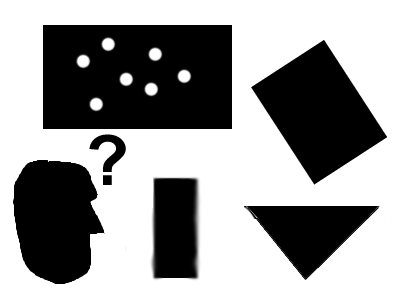
#> input picture Atividade 3/pic1.png, 400 x 300 px, given in place of the camera
$ python draw_circles_video.py
#> lines starting #> are read from the running program, lines starting #| are printed output that depends on the picture; after the words box and inside, x2 and y2 are one past the last pixel; in counts of white or black regions, pixels touching at a corner belong together
#!/usr/bin/env python
__author__      = "Matheus Dib, Fabio de Miranda"


import cv2
import numpy as np
from matplotlib import pyplot as plt
import time

# If you want to open a video, just change this path
#cap = cv2.VideoCapture('hall_box_battery.mp4')

# Parameters to use when opening the webcam.
cap = cv2.VideoCapture(0)
cap.set(cv2.CAP_PROP_FRAME_WIDTH, 640)
cap.set(cv2.CAP_PROP_FRAME_HEIGHT, 480)

lower = 0
upper = 1

# Returns an image containing the borders of the image
# sigma is how far from the median we are setting the thresholds
def auto_canny(image, sigma=0.33):
    # compute the median of the single channel pixel intensities
    v = np.median(image)

    # apply automatic Canny edge detection using the computed median
    lower = int(max(0, (1.0 - sigma) * v))
    upper = int(min(255, (1.0 + sigma) * v))
    edged = cv2.Canny(image, lower, upper)

    # return the edged image
    return edged


while(True):
    # Capture frame-by-frame
    print("New frame")
    ret, frame = cap.read()
#> frame is the input picture: shape (300, 400, 3); mean B, G, R 154.1, 154.1, 154.1

    # Convert the frame to grayscale
    gray = cv2.cvtColor(frame, cv2.COLOR_BGR2GRAY)
    # A gaussian blur to get rid of the noise in the image
    blur = cv2.GaussianBlur(gray,(5,5),0)
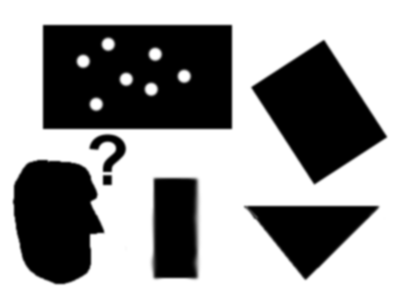
#> blur: shape (300, 400); min 0, max 255, mean 154.1
    #blur = gray
    # Detect the edges present in the image
    bordas = auto_canny(blur)
#> in auto_canny, `v = np.median(image)`: v = 255
#> in auto_canny, `lower = int(max(0, (1.0 - sigma) * v))`: lower = 170
#> in auto_canny, `upper = int(min(255, (1.0 + sigma) * v))`: upper = 255
#> in auto_canny, `edged = cv2.Canny(image, lower, upper)`:
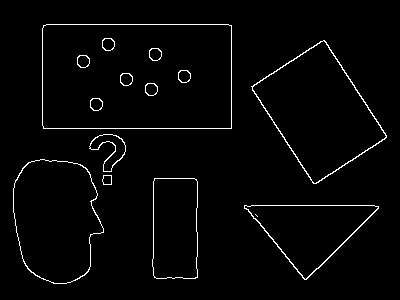
#> edged: shape (300, 400); 2.3% white in thin lines or dots, all inside (x1, y1, x2, y2) = (13, 24, 387, 284)


    circles = []


    # Obtains a version of the edges image where we can draw in color
    bordas_color = cv2.cvtColor(bordas, cv2.COLOR_GRAY2BGR)

    # HoughCircles - detects circles using the Hough Method. For an explanation of
    # param1 and param2 please see an explanation here http://www.pyimagesearch.com/2014/07/21/detecting-circles-images-using-opencv-hough-circles/
    circles = None
    circles=cv2.HoughCircles(bordas,cv2.HOUGH_GRADIENT,2,40,param1=50,param2=100,minRadius=5,maxRadius=60)
#> circles = None

    if circles is not None:
        circles = np.uint16(np.around(circles))

        for i in circles[0,:]:
            print(i)
            # draw the outer circle
            # cv2.circle(img, center, radius, color[, thickness[, lineType[, shift]]])
            cv2.circle(bordas_color,(i[0],i[1]),i[2],(0,255,0),2)
            # draw the center of the circle
            cv2.circle(bordas_color,(i[0],i[1]),2,(0,0,255),3)

    # Draw a diagonal blue line with thickness of 5 px
    # cv2.line(img, pt1, pt2, color[, thickness[, lineType[, shift]]])
    cv2.line(bordas_color,(0,0),(511,511),(255,0,0),5)

    # cv2.rectangle(img, pt1, pt2, color[, thickness[, lineType[, shift]]])
    cv2.rectangle(bordas_color,(384,0),(510,128),(0,255,0),3)

    # cv2.putText(img, text, org, fontFace, fontScale, color[, thickness[, lineType[, bottomLeftOrigin]]])
    font = cv2.FONT_HERSHEY_SIMPLEX
    cv2.putText(bordas_color,'Ninjutsu ;)',(0,50), font, 2,(255,255,255),2,cv2.LINE_AA)
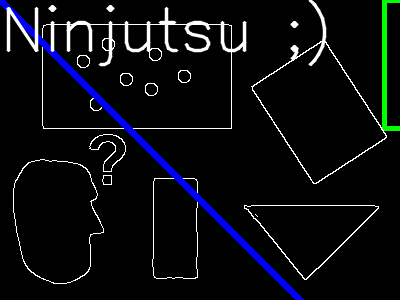
#> bordas_color: shape (300, 400, 3); mean B, G, R 16.4, 12.5, 10.9

    #More drawing functions @ http://docs.opencv.org/2.4/modules/core/doc/drawing_functions.html

    # Display the resulting frame
    cv2.imshow('Detector de circulos',bordas_color)
    print("No circles were found")
    if cv2.waitKey(1) & 0xFF == ord('q'):
#> (key q is pressed here)
        break
# When everything done, release the capture
cap.release()
cv2.destroyAllWindows()
